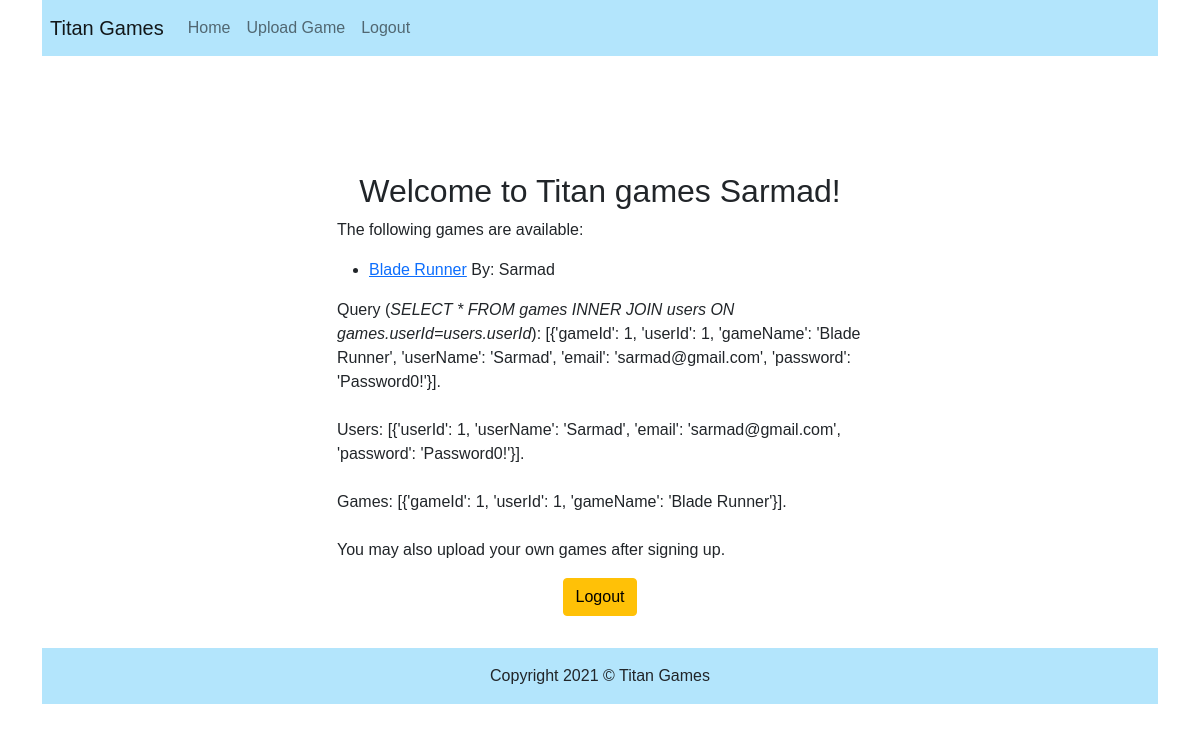
The page / (signed in) on the database its author committed.
### tables this page shows
CREATE TABLE users (
  userId INTEGER PRIMARY KEY AUTOINCREMENT,
  userName TEXT NOT NULL,
  email TEXT UNIQUE NOT NULL,
  password TEXT NOT NULL
);

CREATE TABLE games (
  gameId INTEGER PRIMARY KEY AUTOINCREMENT,
	userId INTEGER,
	gameName TEXT NOT NULL,
  FOREIGN KEY(userId) REFERENCES users(userId)
);

### app.py (the view)
@app.route("/")
def home_page():
    users = query_db('SELECT * FROM users')
    games = query_db('SELECT * FROM games')
    query = query_db('SELECT * FROM games INNER JOIN users ON games.userId=users.userId')
    return render_template('index.html', users=users, games=games, query=query)

### app.py (called while the page is built)
def get_db():
    db = getattr(g, '_database', None)
    if db is None:
        db = g._database = sqlite3.connect(DATABASE)
    def make_dicts(cursor, row):
        return dict((cursor.description[idx][0], value)
                    for idx, value in enumerate(row))
    db.row_factory = make_dicts
    return db

def query_db(query, args=(), one=False):
    cur = get_db().execute(query, args)
    rv = cur.fetchall()
    cur.close()
    return (rv[0] if rv else None) if one else rv

@app.teardown_appcontext
def close_connection(exception):
    db = getattr(g, '_database', None)
    if db is not None:
        db.close()

### templates/index.html (shortened to what this page needs)
{% extends "base.html" %}
{% block head %}
  {{ super() }}
{% endblock %}
{% block content %}
  <div class="card w-50 mb-3 border-0" style="width: 18rem; margin: auto;">
    <div class="card-body">
      {% if 'user' in session and session['user'] %}
			  <h2 class="card-title text-center">Welcome to Titan games {{session['user']['userName']}}!</h2>
			{% else %}
			  <h2 class="card-title text-center">Welcome to Titan games!</h2>
      {% endif %}
			<p class="card-text">The following games are available:<br>
				<ul>
					{% for item in query %}
					<li> <a href="/game/{{item['gameId']}}">{{item['gameName']}}</a> By: {{item['userName']}} </li>
					{% endfor %}
				</ul>
				Query (<em>SELECT * FROM games INNER JOIN users ON games.userId=users.userId</em>): {{query}}.  <br> <br>
				Users: {{users}}.  <br> <br>
				Games: {{games}}.  <br> <br>
				You may also upload your own games after signing up.
			</p>
      <div class="text-center">
          {% if 'user' in session and session['user'] %}
          <a href="logout" class="btn btn-warning">Logout</a>
          {% else %}
          <a href="signup" class="btn btn-success">Sign Up</a>
          <a href="signin" class="btn btn-primary">Sign In</a>
          {{user}}
          {% endif %}
      </div>
    </div>
  </div>
{% endblock %}

### templates/base.html (style rules this page uses)
* { font-family: Arial, Helvetica, sans-serif; }

### templates/index.html (style rules this page uses)
.card-body { margin-top: 100px; }

### rows shown on the page
users: user.userName "Sarmad"
games: gameName "Blade Runner", userName "Sarmad"

### other values the page prints
{{ query }} "[{'gameId': 1, 'userId': 1, 'gameName': 'Blade Runner', 'userName': 'Sarmad', 'email': 'sarmad@gmail.com', 'password': 'Password0!'}]"
{{ users }} "[{'userId': 1, 'userName': 'Sarmad', 'email': 'sarmad@gmail.com', 'password': 'Password0!'}]"
{{ games }} "[{'gameId': 1, 'userId': 1, 'gameName': 'Blade Runner'}]"
